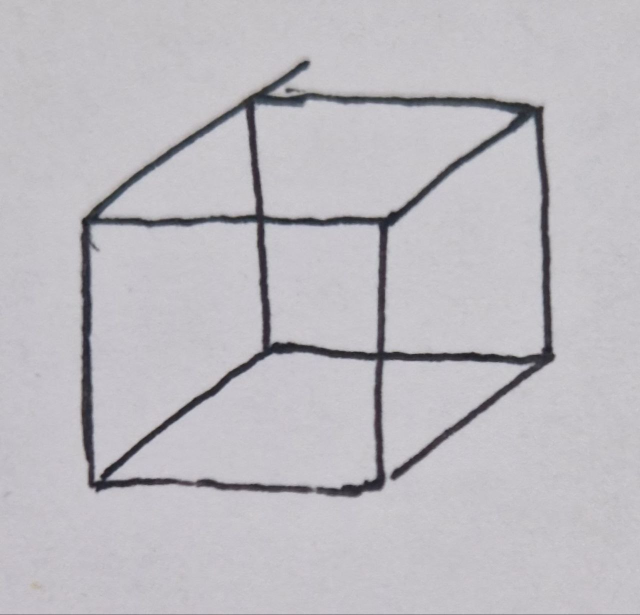
#> input picture real_test_2.png, 1280 x 1229 px (shown at 1/2 size)
$ python -i gen-photo.py   (imports and definitions only)
#> lines starting #> are read from the running program, lines starting #| are printed output that depends on the picture
#> further down, picture is the input picture: PIL image 1280x1229 RGB; mean R, G, B 189.1, 186.9, 192.2
import numpy as np
import matplotlib.pyplot as plt
from mpl_toolkits.mplot3d import proj3d
import random
from PIL import Image, ImageDraw, ImageFilter, ImageEnhance

dpi = 120

def add_noise_and_texture(image):
    """Добавляет шум, текстуру и эффект фотографии"""

    width, height = image.size
#> width = 1280; height = 1229
    gradient = Image.new('L', (width, height), 0)
#> gradient: PIL image 1280x1229 L; every value is 0
    draw = ImageDraw.Draw(gradient)

    for _ in range(random.randint(1, 3)):
        x, y = random.randint(0, width), random.randint(0, height)
        radius = random.randint(100, 500)
        for i in range(radius, 0, -10):
            alpha = int(125 * (1 - i/radius))
            draw.ellipse([(x-i, y-i), (x+i, y+i)], fill=alpha)

    darken = Image.new('RGBA', (width, height), (0, 0, 0, 0))
#> darken: PIL image 1280x1229 RGBA; every value is 0
    darken.putalpha(gradient)
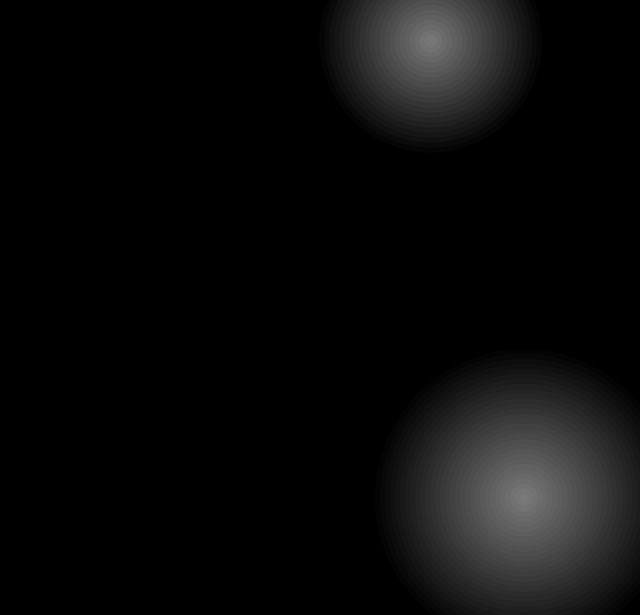
#> gradient: PIL image 1280x1229 L (shown at 1/2 size); min 0, max 123, mean 10.5
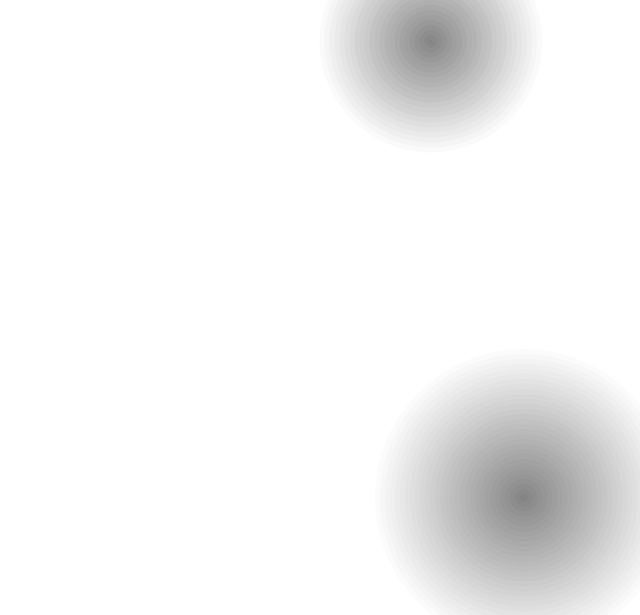
#> darken: PIL image 1280x1229 RGBA (shown at 1/2 size); mean R, G, B, A 0, 0, 0, 10.5; transparent parts drawn white
#> (the run stopped early here; a loop or call above may not have finished)
